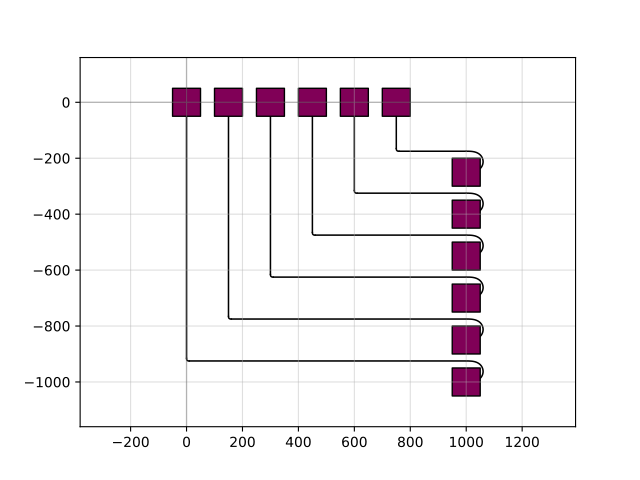

This figure's Python source:
import gdsfactory as gf

c = gf.Component("get_routes_bend180")
pad_array = gf.components.pad_array(orientation=270)
c1 = c << pad_array
c2 = c << pad_array
c2.rotate(90)
c2.movex(1000)
c2.ymax = -200

routes_bend180 = gf.routing.get_routes_bend180(
    ports=c2.get_ports_list(), radius=75 / 2,
)
c.add(routes_bend180.references)

routes = gf.routing.get_bundle(
    c1.get_ports_list(), routes_bend180.ports,
)
for route in routes:
    c.add(route.references)
c.show(show_ports=True)
c.plot()
